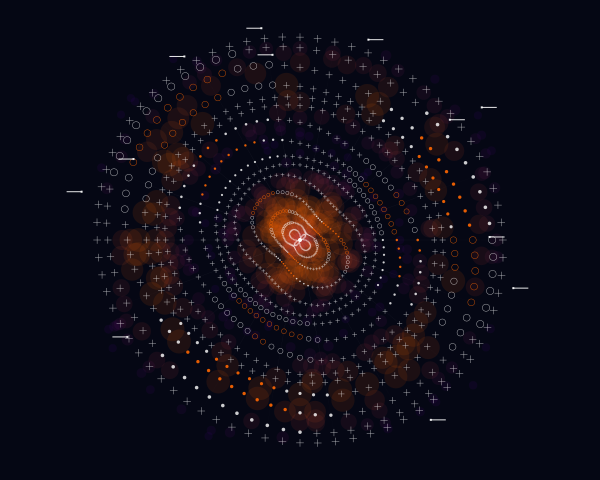

Generate this figure with Python:
import cairo
import math
import random

# Setup
width, height = 600, 480
surface = cairo.ImageSurface(cairo.FORMAT_ARGB32, width, height)
ctx = cairo.Context(surface)

# Background - Deep Slate/Cobalt Base
ctx.set_source_rgb(0.02, 0.03, 0.08)
ctx.paint()

# Configuration
center_x, center_y = width // 2, height // 2
num_rings = 45
num_sectors = 72
max_radius = min(width, height) * 0.45
random.seed(42)

def draw_glyph(ctx, x, y, size, glyph_type, color, weight=0.5):
    """Draws a technical primitive from a discrete library."""
    ctx.set_source_rgba(*color)
    ctx.set_line_width(weight)
    
    if glyph_type == "cross":
        ctx.move_to(x - size, y)
        ctx.line_to(x + size, y)
        ctx.move_to(x, y - size)
        ctx.line_to(x, y + size)
        ctx.stroke()
    elif glyph_type == "circle":
        ctx.arc(x, y, size, 0, 2 * math.pi)
        ctx.stroke()
    elif glyph_type == "dot":
        ctx.arc(x, y, size * 0.5, 0, 2 * math.pi)
        ctx.fill()
    elif glyph_type == "hairline":
        ctx.move_to(x, y - size * 2)
        ctx.line_to(x, y + size * 2)
        ctx.stroke()

# 1. ATMOSPHERIC DEPTH LAYER (Blurred Glow)
# Using transparency and larger, soft-edged logic
for i in range(num_rings):
    for j in range(num_sectors):
        # Normalize coordinates
        r_norm = i / num_rings
        theta_norm = j / num_sectors
        
        # Radial distortion logic
        distortion = math.sin(theta_norm * math.pi * 8 + r_norm * 5) * 15
        r = (r_norm * max_radius) + distortion
        theta = theta_norm * 2 * math.pi
        
        x = center_x + r * math.cos(theta)
        y = center_y + r * math.sin(theta)
        
        # Spectral logic: Violet to Thermal Orange
        if random.random() > 0.85:
            dist_to_center = math.sqrt((x - center_x)**2 + (y - center_y)**2)
            intensity = (math.sin(dist_to_center * 0.05) + 1) / 2
            
            # Color ramp: Deep Violet (0.3, 0, 0.6) to Orange (1, 0.4, 0)
            r_col = 0.3 + (0.7 * intensity)
            g_col = 0.0 + (0.4 * intensity)
            b_col = 0.6 - (0.6 * intensity)
            
            ctx.set_source_rgba(r_col, g_col, b_col, 0.1) # Soft glow
            ctx.arc(x, y, 4 + intensity * 8, 0, 2 * math.pi)
            ctx.fill()

# 2. STRUCTURAL GRID (The "Swiss" Polar Grid)
# Fine lines and geometric precision
for i in range(num_rings):
    # Dynamic interval for data-pulse effect
    if i % 3 != 0: continue 
    
    for j in range(num_sectors):
        r_norm = i / num_rings
        theta_norm = j / num_sectors
        
        # Asymmetrical expansion logic
        pulse = math.sin(theta_norm * math.pi * 4) * 10
        r = (r_norm * max_radius) + pulse
        theta = theta_norm * 2 * math.pi
        
        # Distortion based on coordinate mapping
        r += math.cos(r * 0.1) * 5
        
        x = center_x + r * math.cos(theta)
        y = center_y + r * math.sin(theta)
        
        # Determine glyph type based on density/position
        density_val = math.sin(r_norm * 10) * math.cos(theta_norm * 10)
        
        glyph_choice = "cross"
        if density_val > 0.5: glyph_choice = "circle"
        elif density_val < -0.5: glyph_choice = "dot"
        
        # Color: Mostly white hairlines, occasional spectral peaks
        color = (1, 1, 1, 0.8)
        if abs(density_val) > 0.8:
            # Thermal orange peak
            color = (1.0, 0.4, 0.0, 0.9)
        
        # Adaptive sizing for rhythmic progression
        size = 1.0 + (r_norm * 3.0)
        draw_glyph(ctx, x, y, size, glyph_choice, color, weight=0.4)

# 3. INTERCONNECTING TOPOGRAPHICAL CONTOURS
# Drawing the "Data-Pulse" connections
ctx.set_line_width(0.2)
for j in range(0, num_sectors, 4):
    ctx.move_to(center_x, center_y)
    prev_x, prev_y = center_x, center_y
    
    for i in range(0, num_rings):
        r_norm = i / num_rings
        theta_norm = j / num_sectors
        
        # Match the distortion logic of the grid
        pulse = math.sin(theta_norm * math.pi * 4) * 10
        r = (r_norm * max_radius) + pulse + math.cos(r_norm * 20) * 5
        theta = theta_norm * 2 * math.pi
        
        x = center_x + r * math.cos(theta)
        y = center_y + r * math.sin(theta)
        
        # Draw connections with varying alpha to create depth
        ctx.set_source_rgba(1, 1, 1, 0.15 * (1 - r_norm))
        ctx.line_to(x, y)
        ctx.stroke()
        ctx.move_to(x, y)

# 4. OVERLAY - BRUTALIST ANNOTATIONS
# Adding high-contrast technical marks
for _ in range(12):
    angle = random.uniform(0, 2 * math.pi)
    dist = random.uniform(max_radius * 0.8, max_radius * 1.1)
    tx = center_x + dist * math.cos(angle)
    ty = center_y + dist * math.sin(angle)
    
    # Draw "data markers"
    ctx.set_source_rgba(1, 1, 1, 0.9)
    ctx.set_line_width(1.0)
    ctx.move_to(tx, ty)
    ctx.line_to(tx + (15 if tx > center_x else -15), ty)
    ctx.stroke()
    
    # Small square terminal
    ctx.rectangle(tx - 1, ty - 1, 2, 2)
    ctx.fill()

# Final Polish: Central Seed point
ctx.set_source_rgb(1, 1, 1)
ctx.arc(center_x, center_y, 2, 0, 2 * math.pi)
ctx.fill()
